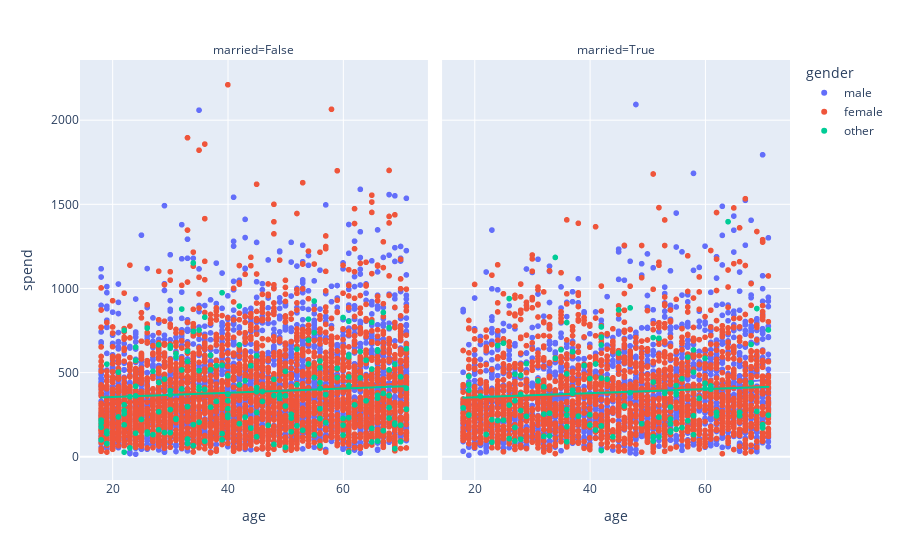
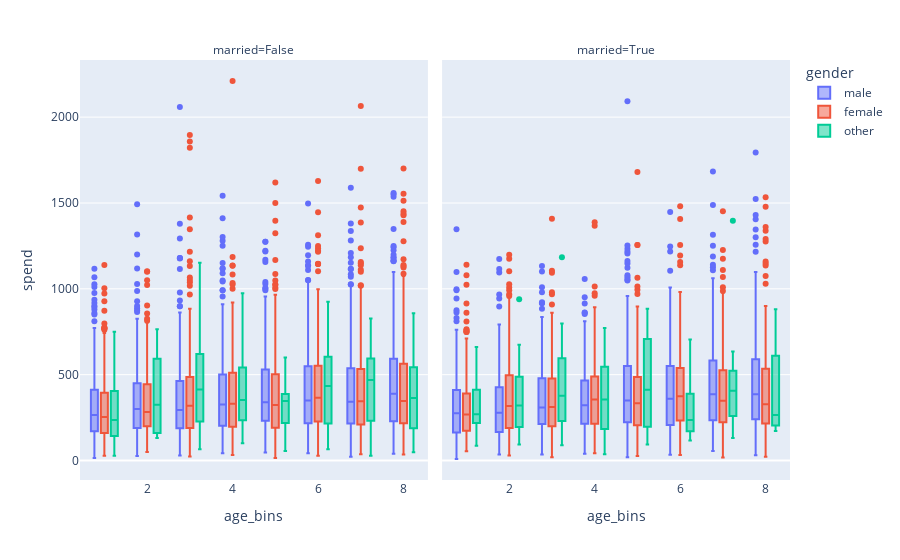

Notebook source saved alongside these figures, in order:
### Markdown cell above
## Using the Bootsrap with OLS: Are the results more accurate after including controls?

### Code cell
### Pre Regression plots to inform the OLS model

fig = px.scatter(data, 
    x = 'age', 
    y = 'spend', 
    color = 'gender',
    facet_col = 'married', 
    trendline = 'ols')
fig.show()

data['age_bins'] = pd.cut(data.age, bins = 8, labels = [1,2,3,4,5,6,7,8])
fig = px.box(data, x = 'age_bins', y = 'spend', color = 'gender', facet_col = 'married')
fig.show()

### Figure 1 — Plotly figure (JSON) as saved in the notebook; plotly's stock layout.template omitted (floating-point values rounded to 4 significant figures; data arrays with more than 128 entries replaced by an {"elided": "..."} marker saying what was removed)
{"data": [{"hovertemplate": "gender=male<br>married=False<br>age=%{x}<br>spend=%{y}<extra></extra>", "legendgroup": "male", "marker": {"color": "#636efa", "symbol": "circle"}, "mode": "markers", "name": "male", "showlegend": true, "type": "scattergl", "x": {"elided": "2994 int values"}, "xaxis": "x", "y": {"elided": "2994 float values"}, "yaxis": "y"}, {"hovertemplate": "<b>OLS trendline</b><br>spend = 2.53725 * age + 270.197<br>R<sup>2</sup>=0.025903<br><br>gender=male<br>married=False<br>age=%{x}<br>spend=%{y} <b>(trend)</b><extra></extra>", "legendgroup": "male", "marker": {"color": "#636efa", "symbol": "circle"}, "mode": "lines", "name": "male", "showlegend": false, "type": "scattergl", "x": {"elided": "2994 int values"}, "xaxis": "x", "y": {"elided": "2994 float values"}, "yaxis": "y"}, {"hovertemplate": "gender=male<br>married=True<br>age=%{x}<br>spend=%{y}<extra></extra>", "legendgroup": "male", "marker": {"color": "#636efa", "symbol": "circle"}, "mode": "markers", "name": "male", "showlegend": false, "type": "scattergl", "x": {"elided": "1952 int values"}, "xaxis": "x2", "y": {"elided": "1952 float values"}, "yaxis": "y2"}, {"hovertemplate": "<b>OLS trendline</b><br>spend = 2.86563 * age + 254.003<br>R<sup>2</sup>=0.032940<br><br>gender=male<br>married=True<br>age=%{x}<br>spend=%{y} <b>(trend)</b><extra></extra>", "legendgroup": "male", "marker": {"color": "#636efa", "symbol": "circle"}, "mode": "lines", "name": "male", "showlegend": false, "type": "scattergl", "x": {"elided": "1952 int values"}, "xaxis": "x2", "y": {"elided": "1952 float values"}, "yaxis": "y2"}, {"hovertemplate": "gender=female<br>married=False<br>age=%{x}<br>spend=%{y}<extra></extra>", "legendgroup": "female", "marker": {"color": "#EF553B", "symbol": "circle"}, "mode": "markers", "name": "female", "showlegend": true, "type": "scattergl", "x": {"elided": "2847 int values"}, "xaxis": "x", "y": {"elided": "2847 float values"}, "yaxis": "y"}, {"hovertemplate": "<b>OLS trendline</b><br>spend = 2.41349 * age + 267.02<br>R<sup>2</sup>=0.021737<br><br>gender=female<br>married=False<br>age=%{x}<br>spend=%{y} <b>(trend)</b><extra></extra>", "legendgroup": "female", "marker": {"color": "#EF553B", "symbol": "circle"}, "mode": "lines", "name": "female", "showlegend": false, "type": "scattergl", "x": {"elided": "2847 int values"}, "xaxis": "x", "y": {"elided": "2847 float values"}, "yaxis": "y"}, {"hovertemplate": "gender=female<br>married=True<br>age=%{x}<br>spend=%{y}<extra></extra>", "legendgroup": "female", "marker": {"color": "#EF553B", "symbol": "circle"}, "mode": "markers", "name": "female", "showlegend": false, "type": "scattergl", "x": {"elided": "1921 int values"}, "xaxis": "x2", "y": {"elided": "1921 float values"}, "yaxis": "y2"}, {"hovertemplate": "<b>OLS trendline</b><br>spend = 1.56611 * age + 309.231<br>R<sup>2</sup>=0.010321<br><br>gender=female<br>married=True<br>age=%{x}<br>spend=%{y} <b>(trend)</b><extra></extra>", "legendgroup": "female", "marker": {"color": "#EF553B", "symbol": "circle"}, "mode": "lines", "name": "female", "showlegend": false, "type": "scattergl", "x": {"elided": "1921 int values"}, "xaxis": "x2", "y": {"elided": "1921 float values"}, "yaxis": "y2"}, {"hovertemplate": "gender=other<br>married=False<br>age=%{x}<br>spend=%{y}<extra></extra>", "legendgroup": "other", "marker": {"color": "#00cc96", "symbol": "circle"}, "mode": "markers", "name": "other", "showlegend": true, "type": "scattergl", "x": {"elided": "174 int values"}, "xaxis": "x", "y": {"elided": "174 float values"}, "yaxis": "y"}, {"hovertemplate": "<b>OLS trendline</b><br>spend = 1.26046 * age + 329.632<br>R<sup>2</sup>=0.007603<br><br>gender=other<br>married=False<br>age=%{x}<br>spend=%{y} <b>(trend)</b><extra></extra>", "legendgroup": "other", "marker": {"color": "#00cc96", "symbol": "circle"}, "mode": "lines", "name": "other", "showlegend": false, "type": "scattergl", "x": {"elided": "174 int values"}, "xaxis": "x", "y": {"elided": "174 float values"}, "yaxis": "y"}, {"hovertemplate": "gender=other<br>married=True<br>age=%{x}<br>spend=%{y}<extra></extra>", "legendgroup": "other", "marker": {"color": "#00cc96", "symbol": "circle"}, "mode": "markers", "name": "other", "showlegend": false, "type": "scattergl", "x": [36, 51, 32, 56, 53, 19, 57, 52, 43, 27, 62, 66, 47, 42, 47, 25, 42, 60, 49, 36, 36, 28, 25, 51, 71, 23, 71, 24, 41, 36, 29, 40, 21, 44, 23, 52, 22, 69, 69, 32, 28, 60, 41, 37, 70, 31, 55, 19, 26, 58, 51, 55, 68, 56, 70, 58, 66, 18, 59, 32, 34, 42, 55, 57, 54, 33, 36, 54, 37, 45, 60, 27, 38, 42, 34, 19, 27, 39, 28, 61, 54, 58, 40, 52, 42, 42, 35, 19, 54, 28, 64, 19, 40, 24, 26, 55, 45, 51, 46, 36, 58, 61, 42, 70, 68, 26, 27, 37, 62, 29, 54, 33], "xaxis": "x2", "y": [280.6, 119.1, 253.4, 463.4, 376.3, 429.1, 213.8, 704.5, 461.2, 173.8, 242.6, 264.3, 884.5, 771.3, 380.5, 674.7, 664.0, 437.0, 195.9, 492.2, 247.0, 484.2, 217.0, 707.7, 246.8, 220.5, 753.5, 660.6, 158.8, 89.05, 239.9, 249.4, 360.4, 118.2, 86.49, 117.2, 132.1, 268.8, 880.4, 415.4, 104.0, 406.4, 551.3, 623.9, 189.9, 450.4, 422.6, 247.2, 107.9, 634.7, 93.03, 369.1, 667.0, 173.3, 189.7, 243.9, 242.9, 289.8, 346.7, 121.1, 585.2, 182.9, 378.4, 591.6, 295.2, 258.9, 797.5, 146.3, 377.0, 872.8, 584.0, 333.1, 241.3, 182.8, 1184.0, 477.1, 93.49, 542.0, 370.8, 420.5, 153.4, 130.8, 464.6, 235.6, 711.0, 36.93, 635.4, 247.8, 195.6, 274.4, 1397.0, 395.6, 188.0, 215.1, 307.1, 163.8, 616.2, 443.7, 301.3, 178.5, 502.3, 400.6, 467.1, 171.3, 439.4, 939.8, 490.4, 395.0, 263.6, 552.8, 223.9, 123.3], "yaxis": "y2"}, {"hovertemplate": "<b>OLS trendline</b><br>spend = 1.2126 * age + 329.124<br>R<sup>2</sup>=0.005588<br><br>gender=other<br>married=True<br>age=%{x}<br>spend=%{y} <b>(trend)</b><extra></extra>", "legendgroup": "other", "marker": {"color": "#00cc96", "symbol": "circle"}, "mode": "lines", "name": "other", "showlegend": false, "type": "scattergl", "x": [18, 19, 19, 19, 19, 19, 21, 22, 23, 23, 24, 24, 25, 25, 26, 26, 26, 27, 27, 27, 27, 28, 28, 28, 28, 29, 29, 31, 32, 32, 32, 33, 33, 34, 34, 35, 36, 36, 36, 36, 36, 36, 37, 37, 37, 38, 39, 40, 40, 40, 41, 41, 42, 42, 42, 42, 42, 42, 42, 43, 44, 45, 45, 46, 47, 47, 49, 51, 51, 51, 51, 52, 52, 52, 53, 54, 54, 54, 54, 54, 55, 55, 55, 55, 56, 56, 57, 57, 58, 58, 58, 58, 59, 60, 60, 60, 61, 61, 62, 62, 64, 66, 66, 68, 68, 69, 69, 70, 70, 70, 71, 71], "xaxis": "x2", "y": [351.0, 352.2, 352.2, 352.2, 352.2, 352.2, 354.6, 355.8, 357.0, 357.0, 358.2, 358.2, 359.4, 359.4, 360.7, 360.7, 360.7, 361.9, 361.9, 361.9, 361.9, 363.1, 363.1, 363.1, 363.1, 364.3, 364.3, 366.7, 367.9, 367.9, 367.9, 369.1, 369.1, 370.4, 370.4, 371.6, 372.8, 372.8, 372.8, 372.8, 372.8, 372.8, 374.0, 374.0, 374.0, 375.2, 376.4, 377.6, 377.6, 377.6, 378.8, 378.8, 380.1, 380.1, 380.1, 380.1, 380.1, 380.1, 380.1, 381.3, 382.5, 383.7, 383.7, 384.9, 386.1, 386.1, 388.5, 391.0, 391.0, 391.0, 391.0, 392.2, 392.2, 392.2, 393.4, 394.6, 394.6, 394.6, 394.6, 394.6, 395.8, 395.8, 395.8, 395.8, 397.0, 397.0, 398.2, 398.2, 399.5, 399.5, 399.5, 399.5, 400.7, 401.9, 401.9, 401.9, 403.1, 403.1, 404.3, 404.3, 406.7, 409.2, 409.2, 411.6, 411.6, 412.8, 412.8, 414.0, 414.0, 414.0, 415.2, 415.2], "yaxis": "y2"}], "layout": {"annotations": [{"font": {}, "showarrow": false, "text": "married=False", "x": 0.245, "xanchor": "center", "xref": "paper", "y": 1, "yanchor": "bottom", "yref": "paper"}, {"font": {}, "showarrow": false, "text": "married=True", "x": 0.755, "xanchor": "center", "xref": "paper", "y": 1, "yanchor": "bottom", "yref": "paper"}], "legend": {"title": {"text": "gender"}, "tracegroupgap": 0}, "margin": {"t": 60}, "xaxis": {"anchor": "y", "domain": [0, 0.49], "title": {"text": "age"}}, "xaxis2": {"anchor": "y2", "domain": [0.51, 1], "matches": "x", "title": {"text": "age"}}, "yaxis": {"anchor": "x", "domain": [0, 1], "title": {"text": "spend"}}, "yaxis2": {"anchor": "x2", "domain": [0, 1], "matches": "y", "showticklabels": false}}}

### Figure 2 — Plotly figure (JSON) as saved in the notebook; plotly's stock layout.template omitted (floating-point values rounded to 4 significant figures; data arrays with more than 128 entries replaced by an {"elided": "..."} marker saying what was removed)
{"data": [{"alignmentgroup": "True", "hovertemplate": "gender=male<br>married=False<br>age_bins=%{x}<br>spend=%{y}<extra></extra>", "legendgroup": "male", "marker": {"color": "#636efa"}, "name": "male", "notched": false, "offsetgroup": "male", "orientation": "v", "showlegend": true, "type": "box", "x": {"elided": "2994 int values"}, "x0": " ", "xaxis": "x", "y": {"elided": "2994 float values"}, "y0": " ", "yaxis": "y"}, {"alignmentgroup": "True", "hovertemplate": "gender=male<br>married=True<br>age_bins=%{x}<br>spend=%{y}<extra></extra>", "legendgroup": "male", "marker": {"color": "#636efa"}, "name": "male", "notched": false, "offsetgroup": "male", "orientation": "v", "showlegend": false, "type": "box", "x": {"elided": "1952 int values"}, "x0": " ", "xaxis": "x2", "y": {"elided": "1952 float values"}, "y0": " ", "yaxis": "y2"}, {"alignmentgroup": "True", "hovertemplate": "gender=female<br>married=False<br>age_bins=%{x}<br>spend=%{y}<extra></extra>", "legendgroup": "female", "marker": {"color": "#EF553B"}, "name": "female", "notched": false, "offsetgroup": "female", "orientation": "v", "showlegend": true, "type": "box", "x": {"elided": "2847 int values"}, "x0": " ", "xaxis": "x", "y": {"elided": "2847 float values"}, "y0": " ", "yaxis": "y"}, {"alignmentgroup": "True", "hovertemplate": "gender=female<br>married=True<br>age_bins=%{x}<br>spend=%{y}<extra></extra>", "legendgroup": "female", "marker": {"color": "#EF553B"}, "name": "female", "notched": false, "offsetgroup": "female", "orientation": "v", "showlegend": false, "type": "box", "x": {"elided": "1921 int values"}, "x0": " ", "xaxis": "x2", "y": {"elided": "1921 float values"}, "y0": " ", "yaxis": "y2"}, {"alignmentgroup": "True", "hovertemplate": "gender=other<br>married=False<br>age_bins=%{x}<br>spend=%{y}<extra></extra>", "legendgroup": "other", "marker": {"color": "#00cc96"}, "name": "other", "notched": false, "offsetgroup": "other", "orientation": "v", "showlegend": true, "type": "box", "x": {"elided": "174 int values"}, "x0": " ", "xaxis": "x", "y": {"elided": "174 float values"}, "y0": " ", "yaxis": "y"}, {"alignmentgroup": "True", "hovertemplate": "gender=other<br>married=True<br>age_bins=%{x}<br>spend=%{y}<extra></extra>", "legendgroup": "other", "marker": {"color": "#00cc96"}, "name": "other", "notched": false, "offsetgroup": "other", "orientation": "v", "showlegend": false, "type": "box", "x": [3, 5, 3, 6, 6, 1, 6, 6, 4, 2, 7, 8, 5, 4, 5, 2, 4, 7, 5, 3, 3, 2, 2, 5, 8, 1, 8, 1, 4, 3, 2, 4, 1, 4, 1, 6, 1, 8, 8, 3, 2, 7, 4, 3, 8, 2, 6, 1, 2, 7, 5, 6, 8, 6, 8, 7, 8, 1, 7, 3, 3, 4, 6, 6, 6, 3, 3, 6, 3, 5, 7, 2, 4, 4, 3, 1, 2, 4, 2, 7, 6, 7, 4, 6, 4, 4, 3, 1, 6, 2, 7, 1, 4, 1, 2, 6, 5, 5, 5, 3, 7, 7, 4, 8, 8, 2, 2, 3, 7, 2, 6, 3], "x0": " ", "xaxis": "x2", "y": [280.6, 119.1, 253.4, 463.4, 376.3, 429.1, 213.8, 704.5, 461.2, 173.8, 242.6, 264.3, 884.5, 771.3, 380.5, 674.7, 664.0, 437.0, 195.9, 492.2, 247.0, 484.2, 217.0, 707.7, 246.8, 220.5, 753.5, 660.6, 158.8, 89.05, 239.9, 249.4, 360.4, 118.2, 86.49, 117.2, 132.1, 268.8, 880.4, 415.4, 104.0, 406.4, 551.3, 623.9, 189.9, 450.4, 422.6, 247.2, 107.9, 634.7, 93.03, 369.1, 667.0, 173.3, 189.7, 243.9, 242.9, 289.8, 346.7, 121.1, 585.2, 182.9, 378.4, 591.6, 295.2, 258.9, 797.5, 146.3, 377.0, 872.8, 584.0, 333.1, 241.3, 182.8, 1184.0, 477.1, 93.49, 542.0, 370.8, 420.5, 153.4, 130.8, 464.6, 235.6, 711.0, 36.93, 635.4, 247.8, 195.6, 274.4, 1397.0, 395.6, 188.0, 215.1, 307.1, 163.8, 616.2, 443.7, 301.3, 178.5, 502.3, 400.6, 467.1, 171.3, 439.4, 939.8, 490.4, 395.0, 263.6, 552.8, 223.9, 123.3], "y0": " ", "yaxis": "y2"}], "layout": {"annotations": [{"font": {}, "showarrow": false, "text": "married=False", "x": 0.245, "xanchor": "center", "xref": "paper", "y": 1, "yanchor": "bottom", "yref": "paper"}, {"font": {}, "showarrow": false, "text": "married=True", "x": 0.755, "xanchor": "center", "xref": "paper", "y": 1, "yanchor": "bottom", "yref": "paper"}], "boxmode": "group", "legend": {"title": {"text": "gender"}, "tracegroupgap": 0}, "margin": {"t": 60}, "xaxis": {"anchor": "y", "domain": [0, 0.49], "title": {"text": "age_bins"}}, "xaxis2": {"anchor": "y2", "domain": [0.51, 1], "matches": "x", "title": {"text": "age_bins"}}, "yaxis": {"anchor": "x", "domain": [0, 1], "title": {"text": "spend"}}, "yaxis2": {"anchor": "x2", "domain": [0, 1], "matches": "y", "showticklabels": false}}}
